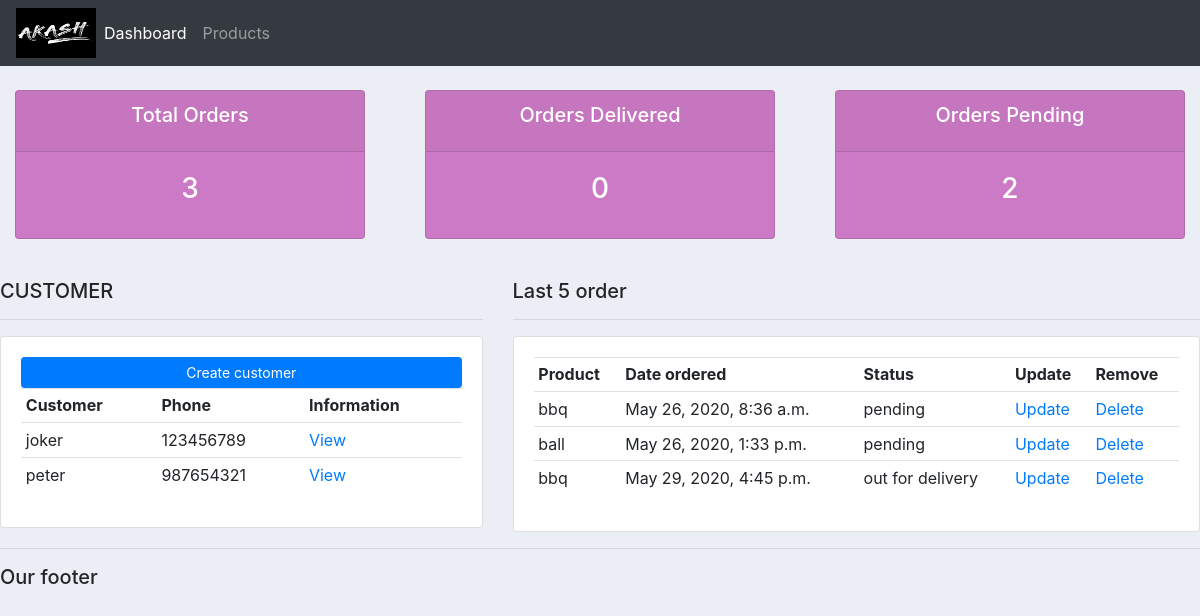
The app's page /, older data.
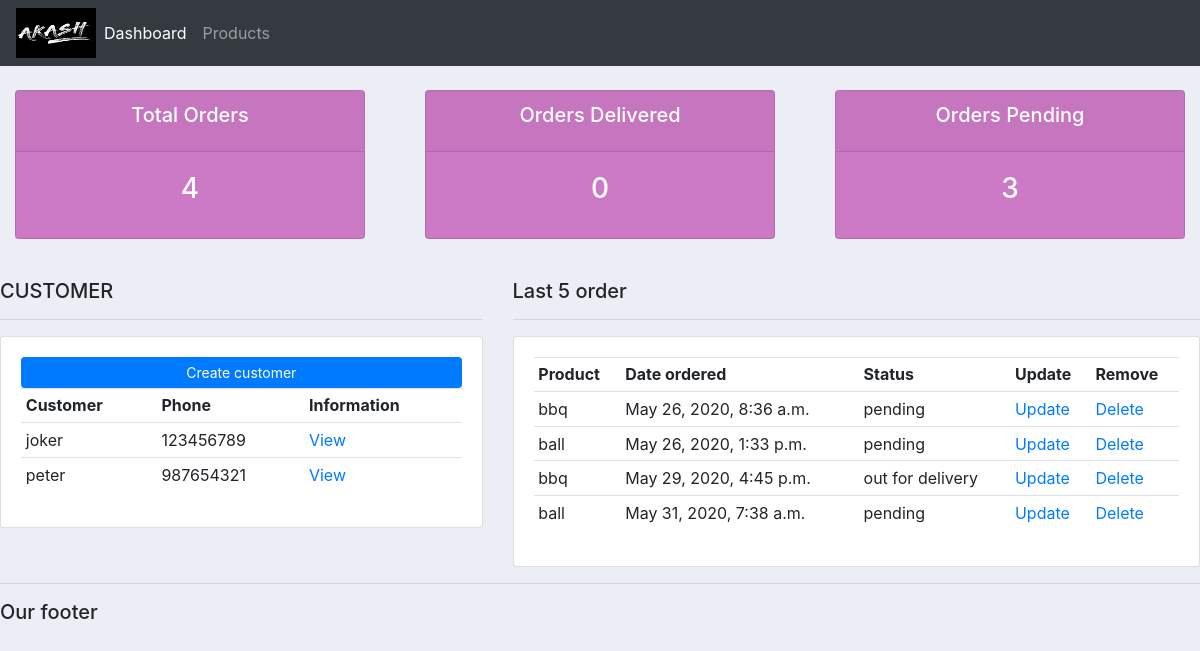
The same page, newer data.
### accounts/models.py (models this page shows, shortened)
class Customer(models.Model):
    name = models.CharField(max_length = 300, null=True)
    phone = models.CharField(max_length = 300, null=True)
    email = models.CharField(max_length = 300, null=True)
    date_created = models.DateTimeField(auto_now_add=True, null=True)

class Order(models.Model):
    STATUS = (
        ('pending','pending'),
        ('out for delivery','out for delivery'),
        ('delivered','delivered'),
    )
    date_created = models.DateTimeField(auto_now_add=True, null=True)
    status = models.CharField(max_length=300, null=True, choices=STATUS)
    note = models.CharField(max_length=300, null=True)
    customer = models.ForeignKey(Customer,null=True, on_delete=models.SET_NULL)
    product = models.ForeignKey(Product,null=True, on_delete=models.SET_NULL)

class Product(models.Model):
    CATEGORY = (
        ('indoor','indoor'),
        ('outdoor','outdoor'),
    )
    name = models.CharField(max_length = 300, null=True)
    price = models.FloatField(null=True)
    category = models.CharField(max_length = 300, null=True,choices=CATEGORY)
    description = models.CharField(max_length = 300, null=True,blank=True)
    date_created = models.DateTimeField(auto_now_add=True, null=True)
    tags = models.ManyToManyField(Tag)
    def __str__(self):
        return self.name

### accounts/views.py (the view)
# urls.py: path('', views.home, name="home"),
def home(request):
    orders = Order.objects.all()
    customers = Customer.objects.all()
    total_customer = customers.count()
    total_orders = orders.count()
    delivered = orders.filter(status = "delivered").count()
    pending = orders.filter(status = "pending").count()
    context = {'orders':orders,'customers':customers,'delivered':delivered,'pending':pending,'total_orders':total_orders}
    return render(request,'accounts/dashboard.html',context)

### accounts/templates/accounts/dashboard.html
{% extends 'accounts/main.html' %}
{% block content %}
{% include 'accounts/status.html' %}
<br>
<div class="row">
    <div class="col-md-5">
        <h5>CUSTOMER</h5>
        <hr>
        <div class="card card-body">
            <a class="btn btn-primary btn-sm btn-block" href="">Create customer
            </a>
            <table class="table table-sm">
                <tr>
                    <th>Customer</th>
                    <th>Phone</th>
                    <th>Information </th>
                </tr>
                {% for i in customers %}
                <tr>
                <td>{{ i.name }}</td>
                <td>{{ i.phone }}</td>
                <td><a href="{% url 'i' i.id %}">View</a></td>
                </tr>
                {% endfor %}
            </table>
        </div>
    </div>
    <div class="col-md-7">
        <h5>Last 5 order</h5>
        <hr>
        <div class="card card-body">
            <table class="table table-sm">
                <tr>
                    <th>Product</th>
                    <th>Date ordered</th>
                    <th>Status</th>
                    <th>Update</th>
                    <th>Remove</th>
                </tr>
                {% for i in orders %}
                <tr>
                <td>{{ i.product }}</td>
                <td>{{ i.date_created }}</td>
                <td>{{ i.status}}</td>
                <td><a href="{% url 'update_order' i.id %}">Update</a></td>
                <td><a href="{% url 'delete_order' i.id %}">Delete</a></td>
                </tr>
                {% endfor %}
            </table>
        </div>
    </div>
</div>
{% endblock %}

Row changes from the older to the newer data that the page shows:
added Order: product "ball", date_created "May 31, 2020, 7:38 a.m.", status "pending"
Text that changed along with them:
{{ total_orders }}: "3" → "4"
{{ pending }}: "2" → "3"
